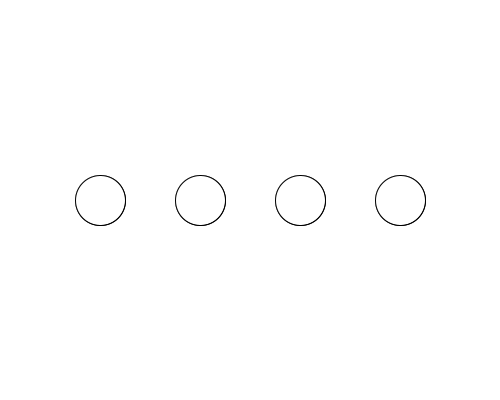
Frame 1 (no input)
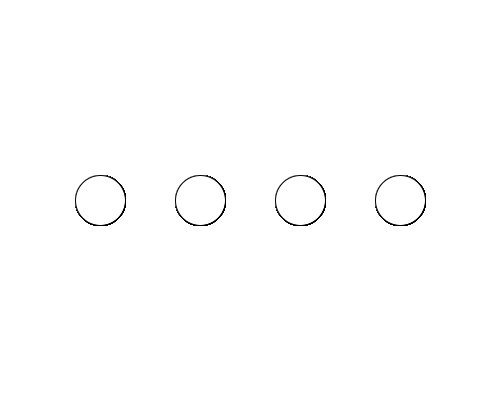
Frame 60 (the mouse pressed at the canvas centre just before this capture)
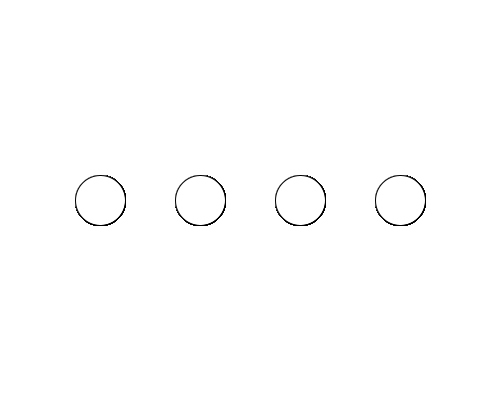
Frame 120 (the mouse held since frame 60 and released just before this capture)

The Processing sketch that drew these frames (run headless with seeded random() and noise(); from frame 60 on, the mouse is pressed at the canvas centre):

// Processing sketch: draw_4_circles
// ── draw_4_circles.pde

int xpos;

void setup(){
size(500,400);
background(255);
}


void draw(){
  
  ellipse(100,200,50,50);
  ellipse(200,200,50,50);
  ellipse(300,200,50,50);
  ellipse(400,200,50,50);
  
for ( int i = 0; i <4; i ++){
     xpos = 100+ i * 100;
  ellipse(xpos ,200,50,50);
  }
  
  //for(int xpos = 100; xpos<500; xpos+=100){
  //ellipse(xpos,200,50,50);
}
//  
